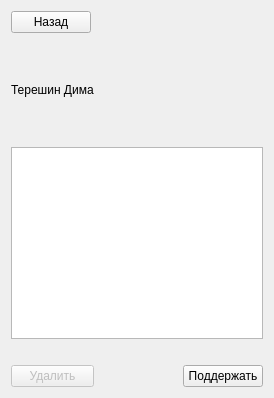
<?xml version="1.0" encoding="UTF-8"?>
<ui version="4.0">
 <class>viewpost</class>
 <widget class="QWidget" name="viewpost">
  <property name="geometry">
   <rect>
    <x>0</x>
    <y>0</y>
    <width>274</width>
    <height>398</height>
   </rect>
  </property>
  <property name="font">
   <font>
    <family>MS Shell Dlg 2</family>
   </font>
  </property>
  <property name="windowTitle">
   <string>Form</string>
  </property>
  <layout class="QGridLayout" name="gridLayout">
   <item row="1" column="0">
    <spacer name="verticalSpacer_2">
     <property name="orientation">
      <enum>Qt::Vertical</enum>
     </property>
     <property name="sizeHint" stdset="0">
      <size>
       <width>20</width>
       <height>40</height>
      </size>
     </property>
    </spacer>
   </item>
   <item row="6" column="2">
    <widget class="QPushButton" name="supp_2">
     <property name="sizePolicy">
      <sizepolicy hsizetype="Fixed" vsizetype="Fixed">
       <horstretch>0</horstretch>
       <verstretch>0</verstretch>
      </sizepolicy>
     </property>
     <property name="text">
      <string>Поддержать</string>
     </property>
    </widget>
   </item>
   <item row="2" column="0">
    <widget class="QLabel" name="FIO">
     <property name="text">
      <string>Терешин Дима</string>
     </property>
    </widget>
   </item>
   <item row="3" column="0">
    <spacer name="verticalSpacer">
     <property name="orientation">
      <enum>Qt::Vertical</enum>
     </property>
     <property name="sizeHint" stdset="0">
      <size>
       <width>20</width>
       <height>40</height>
      </size>
     </property>
    </spacer>
   </item>
   <item row="0" column="0">
    <widget class="QPushButton" name="back">
     <property name="sizePolicy">
      <sizepolicy hsizetype="Fixed" vsizetype="Fixed">
       <horstretch>0</horstretch>
       <verstretch>0</verstretch>
      </sizepolicy>
     </property>
     <property name="text">
      <string>Назад</string>
     </property>
    </widget>
   </item>
   <item row="5" column="2">
    <widget class="QLabel" name="supp">
     <property name="sizePolicy">
      <sizepolicy hsizetype="Fixed" vsizetype="Preferred">
       <horstretch>0</horstretch>
       <verstretch>0</verstretch>
      </sizepolicy>
     </property>
     <property name="text">
      <string/>
     </property>
    </widget>
   </item>
   <item row="4" column="0" colspan="3">
    <widget class="QTextBrowser" name="message"/>
   </item>
   <item row="6" column="0">
    <widget class="QPushButton" name="Delete">
     <property name="enabled">
      <bool>false</bool>
     </property>
     <property name="text">
      <string>Удалить</string>
     </property>
    </widget>
   </item>
  </layout>
 </widget>
 <resources/>
 <connections/>
</ui>
